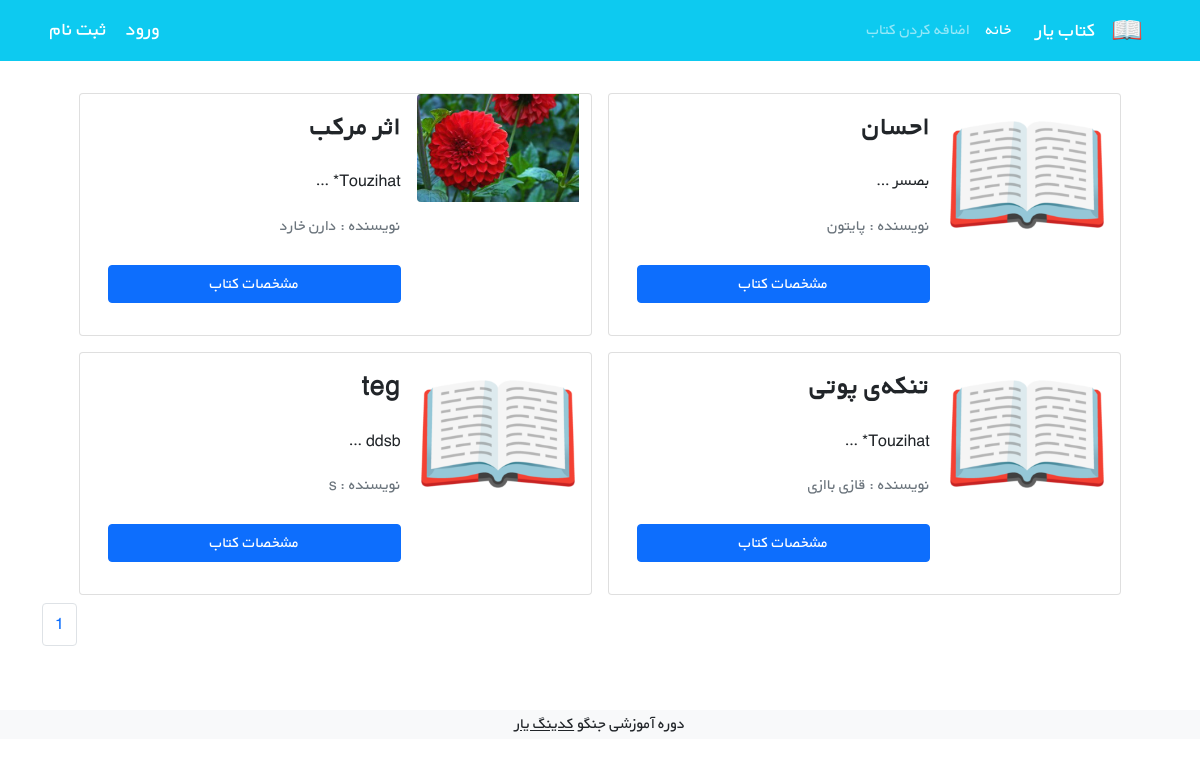
Before: / with the older database file.
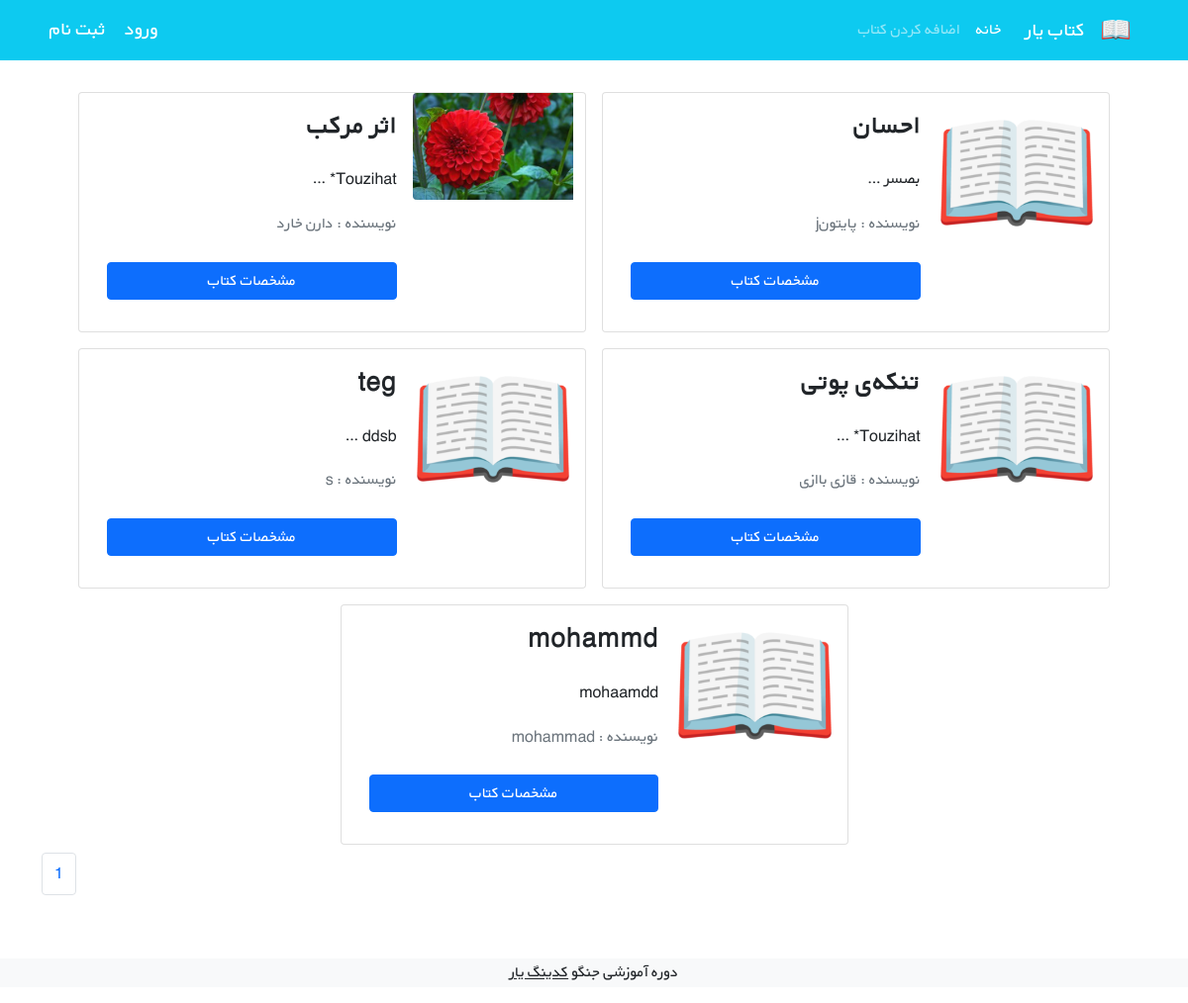
After: the same page with the newer database file.
### keb/models.py (models this page shows, shortened)
class Kteb(models.Model):
    user = models.ForeignKey(get_user_model(), on_delete=models.CASCADE)
    title = models.CharField(max_length=50)
    author = models.CharField(max_length=50)
    touzihat = models.TextField()
    price = models.DecimalField(max_digits=5, decimal_places=2)
    cover = models.ImageField(upload_to="cover/",blank=True )

### keb/views.py (the view)
# urls.py: 2. Add a URL to urlpatterns:  path('', Home.as_view(), name='home')
class Home(generic.ListView):
    model = Kteb
    paginate_by = 6
    template_name = "home.html"
    context_object_name = 'kteb'

### keb/templates/home.html (shortened to what this page needs)
{% extends "base.html" %}
{% load static %}
{% block body %}
<div class="container mt-4">
    <div class="row flex-row-reverse justify-content-md-center">
        {% for book in kteb %}
        <div class="card m-2" style="max-width: 45%">
            <div class="row g-0 h-100" dir="rtl">
                <div class="col-md-4">
                    {% if book.cover %}
                    <img src="{{book.cover.url}}" class="img-fluid rounded-start" alt="...">
                    {% else %}
                    <img src="{%static 'icons/book.png' %}" class="img-fluid rounded-start" alt="...">
                    {% endif %}
                </div>
                <div class="col-md-8 h-100">
                    <div class="d-flex flex-column justify-content-between h-100">
                        <div class="card-body">
                            <h3 class="card-title"><strong>{{book.title}} </strong></h3>
                            <p class="card-text pt-3">{{book.touzihat|truncatewords:1}} </p>
                            <p class="text-muted">نویسنده : {{book.author}}</p>
                            <a href="{%url 'detail_kteb' book.id %}" class="btn btn-primary mt-2 mb-3 w-100">مشخصات کتاب</a>
                        </div>
                    </div>
                </div>
            </div>
        </div>
        {% endfor %}
    <nav aria-label="Page navigation example">
  <ul class="pagination">
    <li class="page-item"><a class="page-link" href="#">{{page_obj.number}}</a></li>
  </ul>
</nav>
    </div>
</div>
{% endblock body %}

### templates/base.html (shortened to what this page needs)
<!doctype html>
{% load static %}
<html lang="en">
<head>
    <link href="https://cdn.jsdelivr.net/npm/bootstrap@5.1.3/dist/css/bootstrap.min.css" rel="stylesheet"
>
    <link rel="stylesheet" href="{% static 'css/style.css' %}">
</head>
<body>
<nav class="navbar navbar-expand-lg navbar-dark bg-info" dir="rtl">
    <div class="container">
        <a class="navbar-brand" href="{%url 'home' %}">
            <img src="{% static 'icons/book.png'%}" alt="" height="30"
                 class="d-inline-block align-text-top">
        </a>
        <a class="navbar-brand mx-3" href="#">کتاب یار</a>
        <div class="collapse navbar-collapse" id="navbarNavAltMarkup">
            <div class="navbar-nav">
                <a class="nav-link active" aria-current="page" href="#">خانه</a>
                <a class="nav-link" href="{%url 'add_kteb' %}">اضافه کردن کتاب</a>
            </div>
        </div>
        <div class="mx-2 text-white">
            {% if user.is_authenticated %}
            <form action="{%url 'logout' %}" method="post">
                {% csrf_token %}
            خوش آمدی {{user.username}} | <button style="border:none;background:none;" class="link-light text-decoration-none" >خروج</button></div>
            </form>
            {% else %}
            <a class="navbar-brand" href="{%url 'login' %}">ورود</a>
            <a class="navbar-brand" href="{%url 'signup' %}">ثبت نام</a>
            {% endif %}
    </div>
</nav>
{% block body %}{% endblock body %}
<footer class="bg-light text-center text-lg-start mt-5">
  <div class="text-center bg-grey">
      <p>دوره آموزشی جنگو <a class="text-dark" href="https://codingyar.com/" target="_blank">کدینگ یار</a></p>
  </div>
</footer>
</body>
</html>

### static/css/style.css (style rules this page uses)
* { font-family: 'BYekan', sans-serif; line-height: 1.8rem; }

Changed rows visible on the page:
changed Kteb "احسان": author "پایتون" → "پایتونj"
added Kteb: title "mohammd", touzihat "mohaamdd", author "mohammad"
